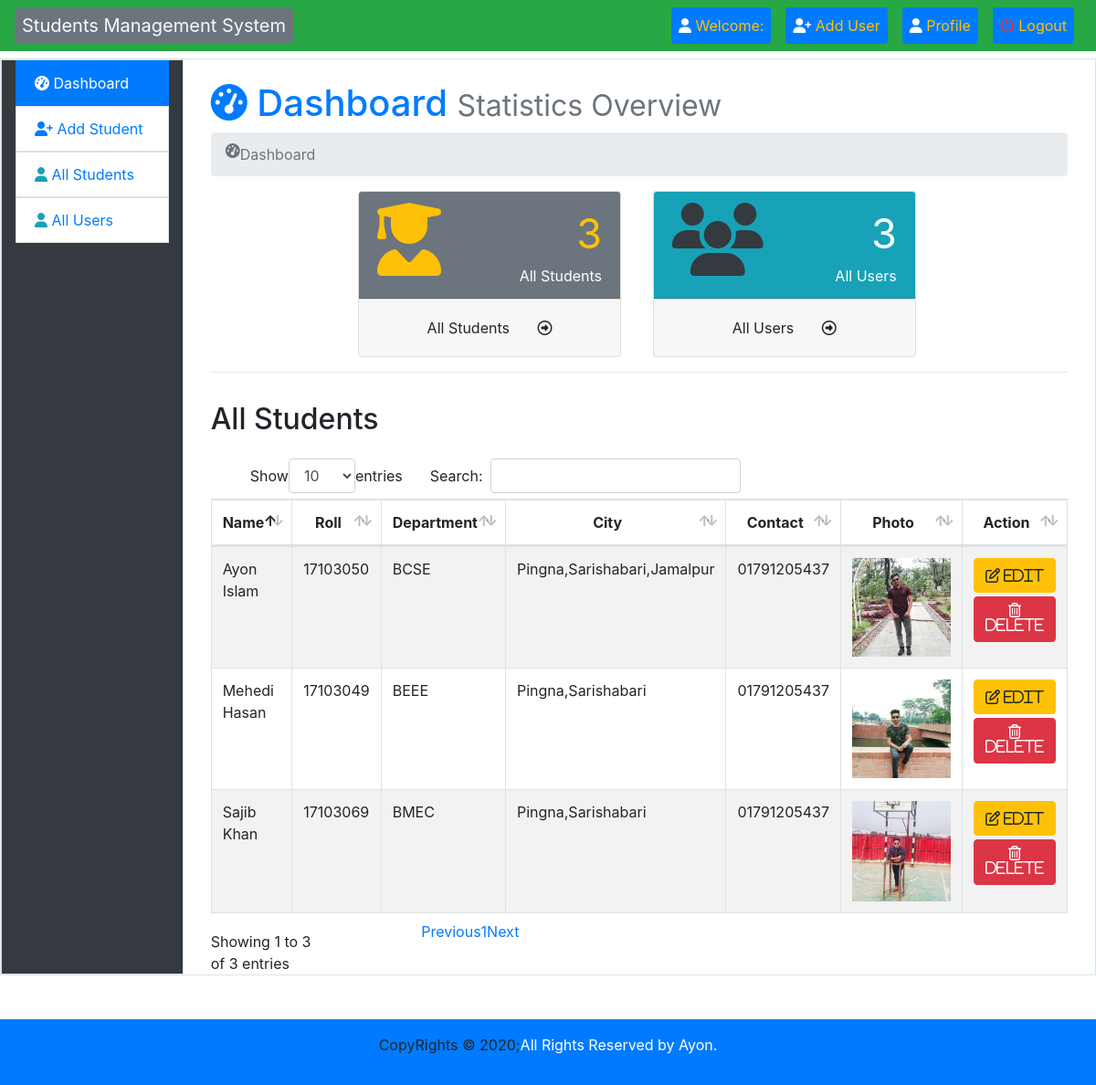
Page /admin/index.php (signed in) on the committed database.
### tables this page shows
CREATE TABLE `studentinfo` (
  `id` int(11) NOT NULL,
  `name` varchar(50) NOT NULL,
  `roll` int(50) NOT NULL,
  `department` varchar(8) NOT NULL,
  `city` varchar(50) NOT NULL,
  `pcontact` varchar(11) NOT NULL,
  `photo` varchar(50) NOT NULL,
  `datetime` timestamp NOT NULL DEFAULT current_timestamp()
);

### admin/dashboard.php (the view)
<div class="col-sm-12">
	<div class="content" style="min-height: 520px;">
		<h1 class="text-primary"><i class="fa fa-dashboard"></i> Dashboard <small class="text-muted">Statistics Overview</small></h1>
		<nav aria-label="breadcrumb">
			<ol class="breadcrumb">
				<a  style="text-decoration: none;" href="index.php"><li class="breadcrumb-item active" aria-current="page"><i class="fa fa-dashboard"></i> Dashboard</li></a>
			</ol>
<?php
require_once "./dbcon.php";
$countStudent = mysqli_query($connect,"SELECT * FROM studentinfo");
$totalStudents = mysqli_num_rows($countStudent);
$countUsers = mysqli_query($connect,"SELECT * FROM users");
$totalUsers = mysqli_num_rows($countUsers);
?>
			<div class="row ">
				<div class="col-sm-4 offset-2">
					<div class="card" style="width: 18rem;">
						<div class="card-header bg-secondary ">
							<div class="row text-white">
								<div class="col-sm-3 ">
									<i class="fas fa-user-graduate fa-5x text-warning"></i>
								</div>
								<div class="col-sm-9">
									<div class="text-right text-warning" style="font-size: 45px;">
									<?php echo $totalStudents; ?>
									</div>
									<div class="text-right  ">
										All Students
									</div>
								</div>
							</div>
						</div>
						<a  href="index.php?page=allStudents">
							<div class="card-footer text-center " style="text-decoration: none;">
								<div>
									<span class="btn" >All Students</span>
									<span style="text-decoration: none;" class="btn"><i class="fa fa-arrow-circle-o-right"></i></i></span>
								</div>
							</div>
						</a>
					</div>
				</div>
				<div class="col-sm-4">
					<div class="card" style="width: 18rem;">
						<div class="card-header bg-info">
							<div class="row text-white">
								<div class="col-sm-3 ">
									<i class="fas fa-users fa-5x text-dark"></i>
								</div>
								<div class="col-sm-9">
									<div class="text-right" style="font-size: 45px;">
									<?php echo $totalUsers; ?>
									</div>
									<div class="text-right  ">
										All Users
									</div>
								</div>
							</div>
						</div>
						<a  href="index.php?page=allUsers">
							<div class="card-footer text-center " style="text-decoration: none;">
								<div>
									<span class="btn" >All Users</span>
									<span style="text-decoration: none;" class="btn"><i class="fa fa-arrow-circle-o-right"></i></span>
								</div>
							</div>
						</a>
					</div>
				</div>
			</div>
			<hr>
			<div class="row">
				<div class="col-sm-12">
					<div class="s-table">
						<h2  class="text-left py-3 ">All Students</h2>
						<table id="example" class="table table-striped table-bordered mt-4" style="width:100%">
							<thead class="text-center">
								<tr>
									<th>Name</th>
									<th>Roll</th>
									<th>Department</th>
									<th>City</th>
									<th>Contact</th>
									<th>Photo</th>
									<th>Action</th>
								</tr>
							</thead>
							<tbody>
								<?php
								require_once "./dbcon.php";
								$query = "SELECT * FROM `studentinfo` ";
								$dbInfo = mysqli_query($connect,$query);
								while ($row = mysqli_fetch_assoc($dbInfo) ) : ?>
									<tr>
										<td><?php echo ucwords($row['name']); ?></td>
										<td><?php echo ucwords($row['roll']); ?></td>
										<td><?php echo ucwords($row['department']); ?></td>
										<td><?php echo ucwords($row['city']); ?></td>
										<td><?php echo ucwords($row['pcontact']); ?></td>
										<td class=" text-center" style="width: 15%; height:auto;"><img src="studentImages/<?php echo $row['photo']; ?>" style="width: 100%; height:auto;"></td>
										<td>
											<div class=""><a class="btn btn-xs btn-warning mb-1" style="text-decoration: none; " href="index.php?page=updateStudent&id=<?php echo base64_encode($row['id']); ?>"><i class="far fa-edit "> edit</i></a></div>
											<div><a class="btn btn-xs btn-danger delete" style="text-decoration: none; " href="deleteStudent.php?id=<?php echo base64_encode($row['id']); ?>"><i class="far fa-trash-alt "> delete</i></a></div>
										</td>
									</tr>
								<?php endwhile; ?>
							</tbody>
						</table>
					</div>
				</div>
			</div>
		</nav>
	</div>
</div>

### admin/index.php (shortened to what this page needs)
<!doctype html>
<html lang="en">
<head>
	<link rel="stylesheet" href="https://stackpath.bootstrapcdn.com/bootstrap/4.4.1/css/bootstrap.min.css">
	<link rel="stylesheet" type="text/css" href="css/bootstrap.css">
	<link rel="stylesheet" type="text/css" href="css/dataTables.bootstrap4.min.css">
</head>
<body>
	<nav class="navbar navbar-expand-lg navbar-light bg-success">
		<a class="navbar-brand bg-secondary rounded py-1" href="index.php"><span class="p-2 text-light">Students Management System</span></a>
		<div class="collapse navbar-collapse" id="navbarSupportedContent">
			<ul class="navbar-nav ml-auto">
				<li class="nav-item  px-0 px-lg-2 py-1 py-lg-0">
					<a class="nav-link bg-primary rounded text-warning" href="logout.php"><i class="fas fa-user text-white"></i> Welcome: <span class="text-white"></span></a>
				</li>
				<li class="nav-item px-0 px-lg-2 py-1 py-lg-0">
					<a class="nav-link bg-primary rounded text-warning" href="registration.php"><i class="fas fa-user-plus text-white"></i> Add User</a>
				</li>
				<li class="nav-item px-0 px-lg-2 py-1 py-lg-0">
					<a class="nav-link bg-primary rounded text-warning" href="index.php?page=userProfile"><i class="fas fa-user text-white"></i> Profile</a>
				</li>
				<li class="nav-item px-0 px-lg-2 py-1 py-lg-0">
					<a class="nav-link bg-primary rounded text-warning" href="logout.php"><i class="fas fa-power-off text-danger"></i> Logout</a>
				</li>
			</ul>
		</div>
	</nav>
	<div class="container-fluid">
		<div class="row mt-2 border ">
			<div class="col-sm-2 border text-left bg-dark">
				<ul class="list-group">
					<a  style="text-decoration: none;" href="index.php?page=dashboard"><li class="list-group-item active"><i class="fa fa-dashboard"></i> Dashboard</li></a>
					<a  style="text-decoration: none;" href="index.php?page=addStudent"><li class="list-group-item"><i class="fas fa-user-plus text-primary"></i> Add Student</li></a>
					<a  style="text-decoration: none;" href="index.php?page=allStudents"><li class="list-group-item"><i class="fas fa-user text-info"></i> All Students</li></a>
					<a  style="text-decoration: none;" href="index.php?page=allUsers"><li class="list-group-item"><i class="fas fa-user text-info"></i> All Users</li></a>
				</ul>
			</div>
				<div class="col-sm-10  mt-4 ">
					<?php
			 if (isset($_GET['page'])) {
			 	$page = $_GET['page'].'.php';
			 }else{
			 	$page = "dashboard.php";
			 }
			 if (file_exists($page)) {
			 	require_once $page;
			 }else{
			 	require_once "404.php";
			 }
			 ?>
				</div>
			</div>
		</div>
	<footer class="bg-primary py-3 mt-5 position-bottom">
		<p class="text-center">CopyRights &copy; 2020;<a class="text-white" href="#">All Rights Reserved by Ayon.</a></p>
	</footer>
</body>
</html>

### rows in the picture
studentinfo: name "Mehedi Hasan", roll "17103049", department "BEEE", city "Pingna,Sarishabari", pcontact "01791205437", photo (picture)
studentinfo: name "Ayon Islam", roll "17103050", department "BCSE", city "Pingna,Sarishabari,Jamalpur", pcontact "01791205437", photo (picture)
studentinfo: name "Sajib Khan", roll "17103069", department "BMEC", city "Pingna,Sarishabari", pcontact "01791205437", photo (picture)

### other values in the picture
$totalStudents "3"
$totalUsers "3"
